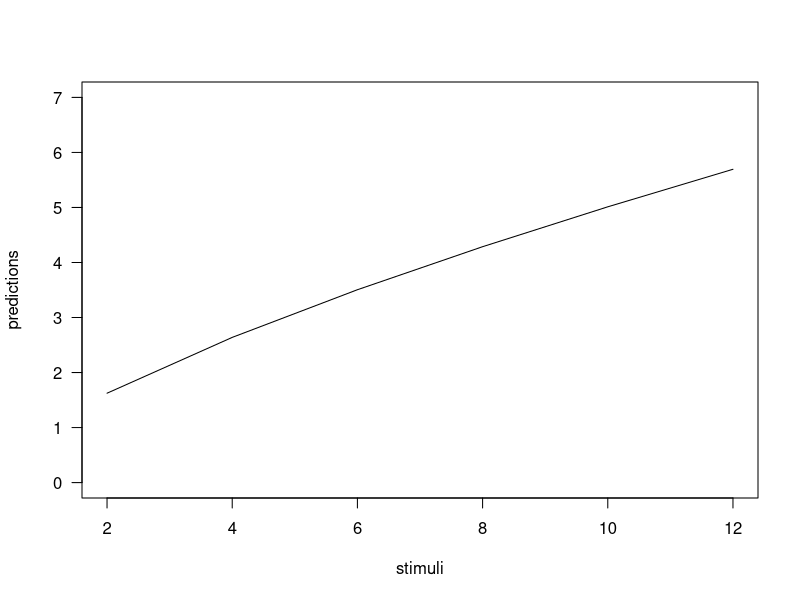

Reproduce this figure in R. (Note: this script raises an error after producing the figure.)
# Steven's law function

stevens_law <- function(stimuli, a, b){
  sub_int = a * stimuli^b
  return(sub_int)
}

stimuli <- c(2,4,6,8,10,12)

predictions <- stevens_law(stimuli, 1, 0.7)

# Simpler way to write the function
stevens_law2 <- function(x,a,b)
  
# Example observations
observations = c(1.1, 1.5, 2.1, 2.5, 2.7, 3.2)

# Plot observations against predictions
plot(stimuli, predictions, type = 'l', las=1, ylim=c(0, 7))
points(stimuli, observations, type='p', las=1, ylab="")

# Function to calculate the RMSD
rmsd = function (params, stimuli, observations){
  a = params[1]
  b = params[2]
  predictions = stevens_law(stimuli, a, b)
  rmsd_error = sqrt(mean((observations-predictions)^2))
  return(rmsd_error)
}

# Test out the above function
rmsd(c(0.5,.9), stimuli, observations)

# Minimize the rmsd using optim
results <- optim(c(2,1), rmsd, stimuli=stimuli, observations=observations)   
# stimuli = stimuli refers the stimuli variable in the rmsd function, and on the right is what we are passing
# in to that variable from our local environment

best_predictions <- stevens_law(stimuli, results$par[1], results$par[2])

# Plot observations against predictions
plot(stimuli, best_predictions, type = 'l', las=1, ylim=c(0, 4), col='red')
points(stimuli, observations, type='p', las=1, ylab="")

